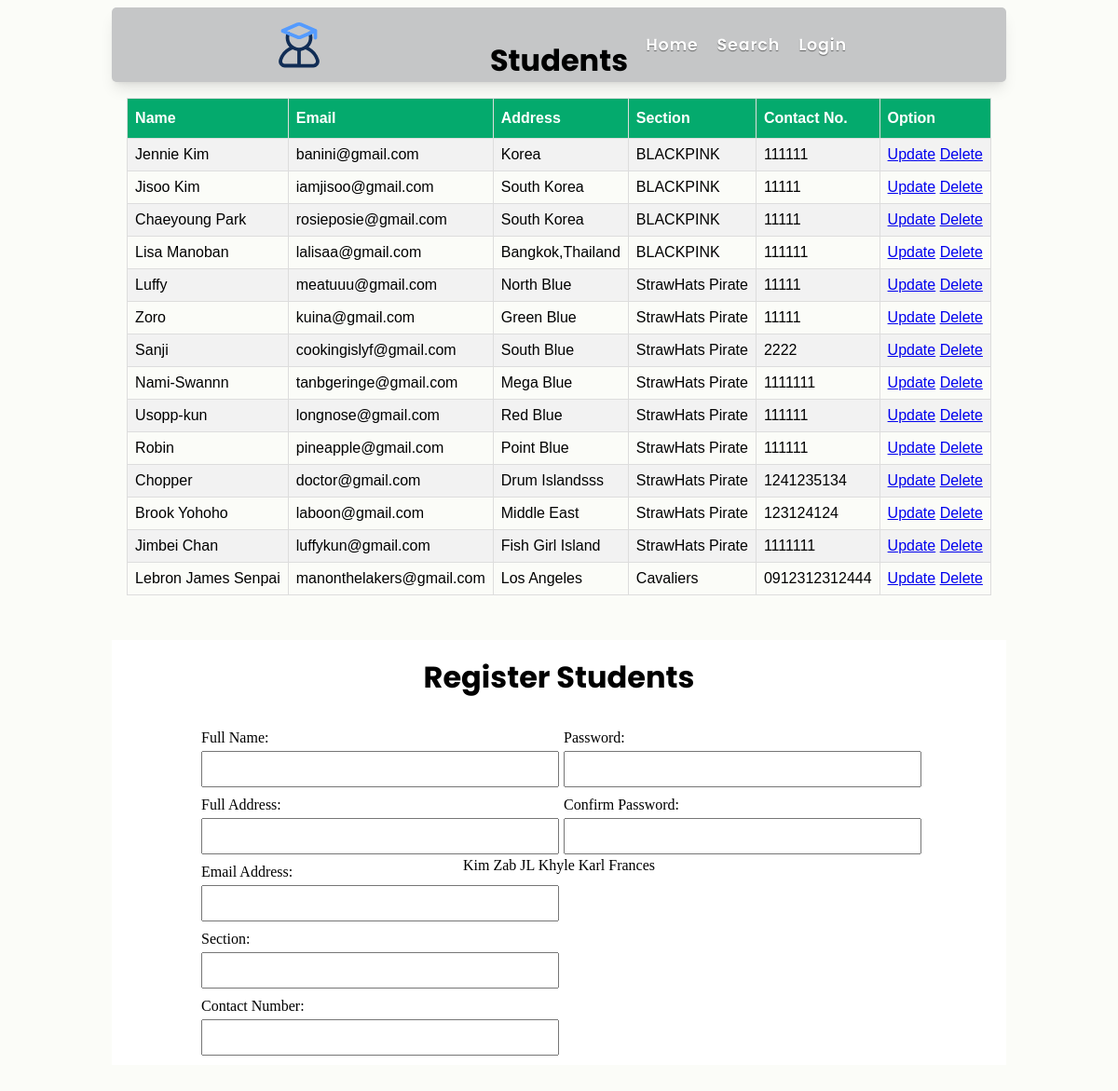
The page / on the database its author committed.
### tables this page shows
CREATE TABLE `users` (
  `user_id` int(11) NOT NULL,
  `name` varchar(255) NOT NULL,
  `email` varchar(255) NOT NULL,
  `address` varchar(255) NOT NULL,
  `section` varchar(255) NOT NULL,
  `contact_no` varchar(15) NOT NULL,
  `password` varchar(255) NOT NULL,
  `account_type` varchar(1) NOT NULL
);

### index.php (the view, shortened to what this page needs)
<?php
include("connection.php");
$name = $address = $email = $section = $contact = $password = $cpassword = "";
?>
<!DOCTYPE html>
<html lang="en">
<head>
    <link rel="stylesheet" href="style.css">
</head>
<body>
    <?php include("nav.php"); ?>
    <div class="all">
    <div class="container">
        <h1>Register Students</h1>
    <form class="register" action="<?php htmlspecialchars("PHP_SELF"); ?>" method="post">
    <label for="name">Full Name:</label>
    <input type="text" name="name" value="<?php echo $name; ?>" >
    <label for="address">Full Address:</label>
    <input type="text" name="address" value="<?php echo $address; ?>">
    <label for="email">Email Address:</label>
    <input type="text" name="email" value="<?php echo $email; ?>">
    <label for="email">Section:</label>
    <input type="text" name="section" value="<?php echo $section; ?>">
    <label for="email">Contact Number:</label>
    <input type="text" name="contact" value="<?php echo $contact; ?>">
    <label for="email">Password:</label>
    <input type="password" name="password" value="<?php echo $password; ?>">
    <label for="email">Confirm Password:</label>
    <input type="password" name="cpassword" value="<?php echo $cpassword; ?>">
    </form>
    </div>
    <div class="secContainer">
        <h1>Students</h1>
        <table>
            <tr>
                <th>Name </th>
                <th>Email </th>
                <th>Address </th>
                <th>Section </th>
                <th>Contact No. </th>
                <th>Option</th>
            </tr>
            <?php
           $view = mysqli_query($connection ,"SELECT * FROM users");
            while($row = mysqli_fetch_assoc($view) ) {
                $db_id = $row["user_id"];
                $db_name = $row["name"];
                $db_email = $row["email"];
                $db_address = $row["address"];
                $db_section = $row["section"];
                $db_contact = $row["contact_no"];
                echo "<tr>
                <td>$db_name</td>
                <td>$db_email</td>
                <td>$db_address</td>
                <td>$db_section</td>
                <td>$db_contact</td>
                <td><a href='Edit.php?id=$db_id'>Update</a> <a href='Delete.php?id=$db_id'>Delete</a></td>
                </tr>";
            }
            ?>
        </table>
    </div>
    </div>
    <?php
        $Kim = "Kim";
        $Zab = "Zab";
        $JL = "JL";
        $Khyle = "Khyle";
        $Karl = "Karl";
        $Frances = "Frances";
        $names = array("$Kim","$Zab","$JL","$Khyle","$Karl","$Frances");
        foreach($names as $name) {
            echo  $name . " ";
        };
    ?>
</body>
</html>

### nav.php (shortened to what this page needs)
<header>
<nav>
    <img src="./student.svg" alt="logo">
    <ul>
    <li><a href="index.php">Home</a></li>
    <li><a class="searchNav" href="search.php">Search</a></li>
    <li><a href="login.php">Login</a></li>
    </ul>
</nav>
</header>

### style.css (style rules this page uses)
* { padding: 0; margin: 0; box-sizing: border-box; }
body { width: 100vw; height: 100vh; display: flex; flex-direction: column; align-items: center; background:#FBFCF8; }
header { width: 80%; background: #C5C6C7; display: flex; justify-content: center; align-items: center; border-radius: 5px; box-shadow: 0 10px 15px -3px rgb(0 0 0 / 0.1), 0 4px 6px -4px rgb(0 0 0 / 0.1); margin-top: .5rem; }
img { width: 60px; height: 60px; }
nav { width: 100%; height: 5rem; display: flex; align-items: center; justify-content: space-around; }
ul { list-style-type: none; display: flex; gap: 20px; }
li a { display: flex; justify-content: center; align-items: center; font-family: "Poppins", sans-serif; text-decoration: none; color: white; text-shadow: 0px 1px 1px rgb(0 0 0 / 0.5); font-weight: 600; font-size: 1.1rem; letter-spacing: .05rem; }
nav ul li a::before { content: ""; position: absolute; background-color: #000; width: 0; z-index: 1; height: 3px; top: 3.2rem; transition: all 0.3s ease-in-out; }
.searchNav::before { width: 0; }
.all { margin-top: 2rem; width: 100vw; height: 100vh; display: flex; flex-direction: column-reverse; justify-content: center; align-items: center; }
.container { margin-top: 3rem; width: 80%; height: 40rem; background: #FFF; display: flex; flex-direction: column; align-items: center; gap: 1rem; }
.container h1 { margin-top: 1rem; margin-bottom: 1rem; font-family: "Poppins", sans-serif; }
.container .register { display: flex; flex-direction: column; flex-wrap: wrap; justify-content: start; align-items: start; width: 80%; height: 22.5rem; gap: 5px; }
.container .register input[type="text"] { padding: 10px; width: 50%; }
.container .register input[type="password"] { padding: 10px; width: 50%; }
.secContainer { margin-top: 10rem; }
.secContainer h1 { text-align: center; color: black; font-family: "Poppins", sans-serif; margin-top: -1rem; margin-bottom: 1rem; }
table { font-family: Arial, Helvetica, sans-serif; border-collapse: collapse; width: 100%; }
table td, table th { border: 1px solid #ddd; padding: 8px; }
table tr:nth-child(even) { background-color: #f2f2f2; }
table th { padding-top: 12px; padding-bottom: 12px; text-align: left; background-color: #04AA6D; color: white; }

### rows shown on the page
users: name "Jennie Kim", email "banini@gmail.com", address "Korea", section "BLACKPINK", contact_no "111111"
users: name "Jisoo Kim", email "iamjisoo@gmail.com", address "South Korea", section "BLACKPINK", contact_no "11111"
users: name "Chaeyoung Park", email "rosieposie@gmail.com", address "South Korea", section "BLACKPINK", contact_no "11111"
users: name "Lisa Manoban", email "lalisaa@gmail.com", address "Bangkok,Thailand", section "BLACKPINK", contact_no "111111"
users: name "Luffy", email "meatuuu@gmail.com", address "North Blue", section "StrawHats Pirate", contact_no "11111"
users: name "Zoro", email "kuina@gmail.com", address "Green Blue", section "StrawHats Pirate", contact_no "11111"
users: name "Sanji", email "cookingislyf@gmail.com", address "South Blue", section "StrawHats Pirate", contact_no "2222"
users: name "Nami-Swannn", email "tanbgeringe@gmail.com", address "Mega Blue", section "StrawHats Pirate", contact_no "1111111"
users: name "Usopp-kun", email "longnose@gmail.com", address "Red Blue", section "StrawHats Pirate", contact_no "111111"
users: name "Robin", email "pineapple@gmail.com", address "Point Blue", section "StrawHats Pirate", contact_no "111111"
users: name "Chopper", email "doctor@gmail.com", address "Drum Islandsss", section "StrawHats Pirate", contact_no "1241235134"
users: name "Brook Yohoho", email "laboon@gmail.com", address "Middle East", section "StrawHats Pirate", contact_no "123124124"
users: name "Jimbei Chan", email "luffykun@gmail.com", address "Fish Girl Island", section "StrawHats Pirate", contact_no "1111111"
users: name "Lebron James Senpai", email "manonthelakers@gmail.com", address "Los Angeles", section "Cavaliers", contact_no "0912312312444"

### other values the page prints
$name "Kim"
$name "Zab"
$name "JL"
$name "Khyle"
$name "Karl"
$name "Frances"
